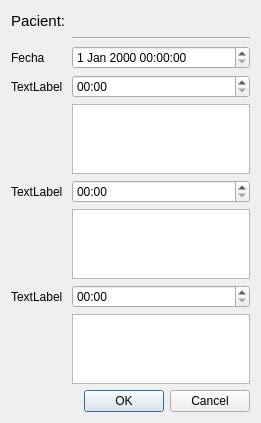
<?xml version="1.0" encoding="UTF-8"?>
<ui version="4.0">
 <class>Dialog</class>
 <widget class="QDialog" name="Dialog">
  <property name="geometry">
   <rect>
    <x>0</x>
    <y>0</y>
    <width>261</width>
    <height>414</height>
   </rect>
  </property>
  <property name="windowTitle">
   <string>Dialog</string>
  </property>
  <layout class="QVBoxLayout" name="verticalLayout">
   <item>
    <layout class="QFormLayout" name="formLayout_2">
     <item row="0" column="0">
      <widget class="QLabel" name="label">
       <property name="font">
        <font>
         <pointsize>11</pointsize>
        </font>
       </property>
       <property name="text">
        <string>Pacient:</string>
       </property>
      </widget>
     </item>
     <item row="0" column="1">
      <widget class="QLabel" name="pacient_nom">
       <property name="font">
        <font>
         <pointsize>13</pointsize>
        </font>
       </property>
       <property name="text">
        <string/>
       </property>
      </widget>
     </item>
     <item row="2" column="0">
      <widget class="QLabel" name="label_3">
       <property name="text">
        <string>Fecha</string>
       </property>
      </widget>
     </item>
     <item row="3" column="0">
      <widget class="QLabel" name="lap_header_1">
       <property name="text">
        <string>TextLabel</string>
       </property>
      </widget>
     </item>
     <item row="5" column="0">
      <widget class="QLabel" name="lap_header_2">
       <property name="text">
        <string>TextLabel</string>
       </property>
      </widget>
     </item>
     <item row="7" column="0">
      <widget class="QLabel" name="lap_header_3">
       <property name="text">
        <string>TextLabel</string>
       </property>
      </widget>
     </item>
     <item row="3" column="1">
      <widget class="QTimeEdit" name="lap1_time">
       <property name="currentSection">
        <enum>QDateTimeEdit::SecondSection</enum>
       </property>
       <property name="displayFormat">
        <string>mm:ss</string>
       </property>
      </widget>
     </item>
     <item row="5" column="1">
      <widget class="QTimeEdit" name="lap2_time">
       <property name="currentSection">
        <enum>QDateTimeEdit::SecondSection</enum>
       </property>
       <property name="displayFormat">
        <string>mm:ss</string>
       </property>
      </widget>
     </item>
     <item row="7" column="1">
      <widget class="QTimeEdit" name="lap3_time">
       <property name="currentSection">
        <enum>QDateTimeEdit::SecondSection</enum>
       </property>
       <property name="displayFormat">
        <string>mm:ss</string>
       </property>
       <property name="calendarPopup">
        <bool>false</bool>
       </property>
      </widget>
     </item>
     <item row="4" column="1">
      <widget class="QTextEdit" name="lap1_notes"/>
     </item>
     <item row="6" column="1">
      <widget class="QTextEdit" name="lap2_notes"/>
     </item>
     <item row="8" column="1">
      <widget class="QTextEdit" name="lap3_notes"/>
     </item>
     <item row="1" column="1">
      <widget class="Line" name="line">
       <property name="orientation">
        <enum>Qt::Horizontal</enum>
       </property>
      </widget>
     </item>
     <item row="1" column="0">
      <widget class="Line" name="line_2">
       <property name="orientation">
        <enum>Qt::Horizontal</enum>
       </property>
      </widget>
     </item>
     <item row="2" column="1">
      <widget class="QDateTimeEdit" name="fecha"/>
     </item>
    </layout>
   </item>
   <item>
    <widget class="QDialogButtonBox" name="buttonBox">
     <property name="orientation">
      <enum>Qt::Horizontal</enum>
     </property>
     <property name="standardButtons">
      <set>QDialogButtonBox::Cancel|QDialogButtonBox::Ok</set>
     </property>
    </widget>
   </item>
  </layout>
 </widget>
 <resources/>
 <connections>
  <connection>
   <sender>buttonBox</sender>
   <signal>accepted()</signal>
   <receiver>Dialog</receiver>
   <slot>accept()</slot>
   <hints>
    <hint type="sourcelabel">
     <x>248</x>
     <y>254</y>
    </hint>
    <hint type="destinationlabel">
     <x>157</x>
     <y>274</y>
    </hint>
   </hints>
  </connection>
  <connection>
   <sender>buttonBox</sender>
   <signal>rejected()</signal>
   <receiver>Dialog</receiver>
   <slot>reject()</slot>
   <hints>
    <hint type="sourcelabel">
     <x>316</x>
     <y>260</y>
    </hint>
    <hint type="destinationlabel">
     <x>286</x>
     <y>274</y>
    </hint>
   </hints>
  </connection>
 </connections>
</ui>
